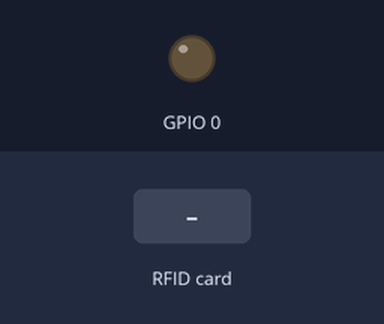
Bench run of a program on a simulated ESP8266 (NodeMCU). On the bench: output pins drawn as LEDs (lit = HIGH). The test bench sets the inputs (shaded band). WiFi joins after 1.5 s; servers stay silent unless stated; uploads are accepted with an empty reply; random numbers use the default seed unless the program sets one; what the program prints to the serial monitor is not drawn.

Above: at 4.2 s.
4.3 s: RFID card 5E 7A 19 C4 held to the reader
Timing chart, 0 to 7.3 s (numbered marks = the images above; inputs shaded):
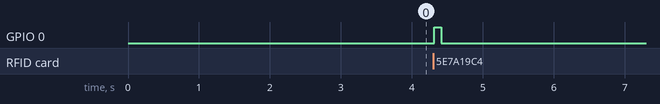

Measured:
- after the input at 4.3 s, GPIO 0: LOW → HIGH at once, → LOW 0.10 s later

The program:

main.cpp
```cpp
/*
  man.cpp

  Dev: Rodrigo Pereira Silva
  Data: 2018-06-16
*/

#include <Arduino.h>
#include <ESP8266WiFi.h>
#include "../lib/gRfid/gRfid.h"

const char* _ssidAp      = "SEBRAE01";
const char* _passwordAp  = "Treinament0";

GRfid gRfid;

bool testWifi()
{

  int c = 0;
  Serial.println("Aguardando conexão Wi-Fi");
  while ( c < 20 ) {
    if (WiFi.status() == WL_CONNECTED) {
      return true;
    }
    else{
      long rssi = WiFi.RSSI();
      Serial.print("RSSI:");
      Serial.println(rssi);
    }

    delay(1000);
    Serial.print(".");
    c++;
  }

  WiFi.printDiag(Serial);

  Serial.println(WiFi.status());
  Serial.println("");
  Serial.println("A conexão expirou");
  return false;

}

void wifiSetSetup()
{

  delay(1000);

  Serial.println("");
  Serial.println(WiFi.softAPmacAddress());

  Serial.println();
	Serial.println("Iniciando Wi-fi...");

  Serial.println("Config Wifi");
  Serial.print("SSID: ");
  Serial.println(_ssidAp);

  WiFi.mode(WIFI_STA); //set mode to WIFI_AP, WIFI_STA, WIFI_AP_STA
  WiFi.begin(_ssidAp, _passwordAp);

  testWifi();

}

void setup() {

  Serial.begin(115200);

  wifiSetSetup();

  gRfid.setSetup();

}

void loop() {

  gRfid.setLoop();

}
```
